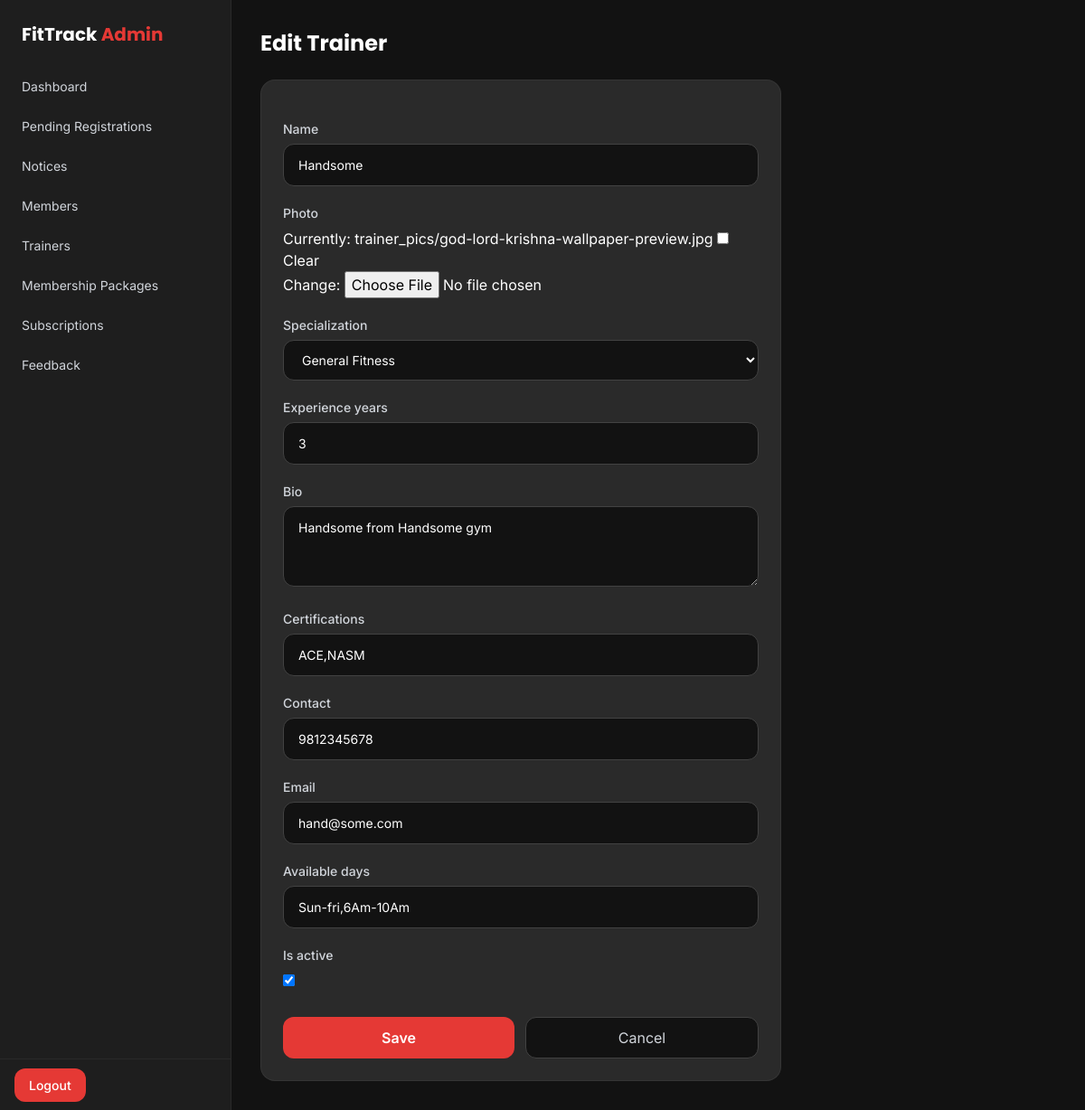
Screenshot of /management/trainers/1/edit/ (signed in) with the database file from the repository.
### app/models.py (models this page shows, shortened)
class Trainer(models.Model):
    SPECIALIZATION_CHOICES = (
        ('strength', 'Strength Training'),
        ('cardio', 'Cardio'),
        ('yoga', 'Yoga'),
        ('crossfit', 'CrossFit'),
        ('nutrition', 'Nutrition Coaching'),
        ('rehab', 'Rehabilitation'),
        ('general', 'General Fitness'),
    )
    name = models.CharField(max_length=150)
    photo = models.ImageField(upload_to='trainer_pics/', blank=True, null=True)
    specialization = models.CharField(max_length=20, choices=SPECIALIZATION_CHOICES, default='general')
    experience_years = models.PositiveIntegerField(default=0)
    bio = models.TextField(blank=True)
    certifications = models.CharField(max_length=255, blank=True, help_text="Comma-separated, e.g. ACE, NASM")
    contact = models.CharField(max_length=15, blank=True)
    email = models.EmailField(blank=True)
    available_days = models.CharField(max_length=100, blank=True, help_text="e.g. Mon-Fri, 6AM-8PM")
    is_active = models.BooleanField(default=True, help_text="Uncheck if trainer is no longer with the gym")
    class Meta:
        ordering = ['name']

### adminpanel/views.py (the view)
# urls.py: path('trainers/<int:trainer_id>/edit/', views.admin_trainer_edit, name='admin_trainer_edit'),
@staff_required
def admin_trainer_edit(request, trainer_id):
    trainer = get_object_or_404(Trainer, id=trainer_id)
    if request.method == 'POST':
        form = TrainerForm(request.POST, request.FILES, instance=trainer)
        if form.is_valid():
            form.save()
            messages.success(request, "Trainer updated.")
            return redirect('admin_trainers')
    else:
        form = TrainerForm(instance=trainer)
    return render(request, 'adminpanel/trainer_form.html', {'form': form, 'title': 'Edit Trainer'})

### app/forms.py
class TrainerForm(forms.ModelForm):
    class Meta:
        model = Trainer
        fields = ['name', 'photo', 'specialization', 'experience_years', 'bio',
                  'certifications', 'contact', 'email', 'available_days', 'is_active']
        widgets = {
            'name': forms.TextInput(attrs={'class': 'admin-input'}),
            'specialization': forms.Select(attrs={'class': 'admin-input'}),
            'experience_years': forms.NumberInput(attrs={'class': 'admin-input'}),
            'bio': forms.Textarea(attrs={'class': 'admin-input', 'rows': 3}),
            'certifications': forms.TextInput(attrs={'class': 'admin-input'}),
            'contact': forms.TextInput(attrs={'class': 'admin-input'}),
            'email': forms.EmailInput(attrs={'class': 'admin-input'}),
            'available_days': forms.TextInput(attrs={'class': 'admin-input'}),
        }

### adminpanel/templates/adminpanel/trainer_form.html (shortened to what this page needs)
{% extends 'adminpanel/base.html' %}
{% block content %}
<h1 class="font-display text-2xl font-bold mb-6">{{ title }}</h1>
<div class="bg-dark-card border border-white/5 rounded-2xl p-6 max-w-xl">
    <form method="post" enctype="multipart/form-data" class="space-y-5">
        {% for field in form %}
        <div>
            <label class="block text-sm font-medium text-gray-300 mb-1.5">{{ field.label }}</label>
            {{ field }}
        </div>
        {% endfor %}
        <div class="flex gap-3 pt-2">
            <button type="submit" class="flex-1 bg-primary hover:bg-red-600 text-white font-semibold py-2.5 rounded-xl transition-colors">Save</button>
            <a href="{% url 'admin_trainers' %}" class="flex-1 text-center bg-dark-bg border border-dark-secondary text-gray-300 hover:text-white py-2.5 rounded-xl transition-colors">Cancel</a>
        </div>
    </form>
</div>
{% endblock %}

### adminpanel/templates/adminpanel/base.html (style rules this page uses)
.admin-input { width: 100%; background-color: #121212; border: 1px solid #424242; color: #fff; border-radius: 0.75rem; padding: 0.75rem 1rem; font-size: 0.875rem; }

### rows the page displays
Trainer: form "Handsome" "General Fitness" "3" "Handsome from Handsome gym" "ACE,NASM" "9812345678" "hand@some.com" "Sun-fri,6Am-10Am" "☑"

### other values shown
{{ title }} "Edit Trainer"
{{ field.label }} "Name" "Photo" "Specialization" "Experience years" "Bio" "Certifications" "Contact" "Email" "Available days" "Is active"
